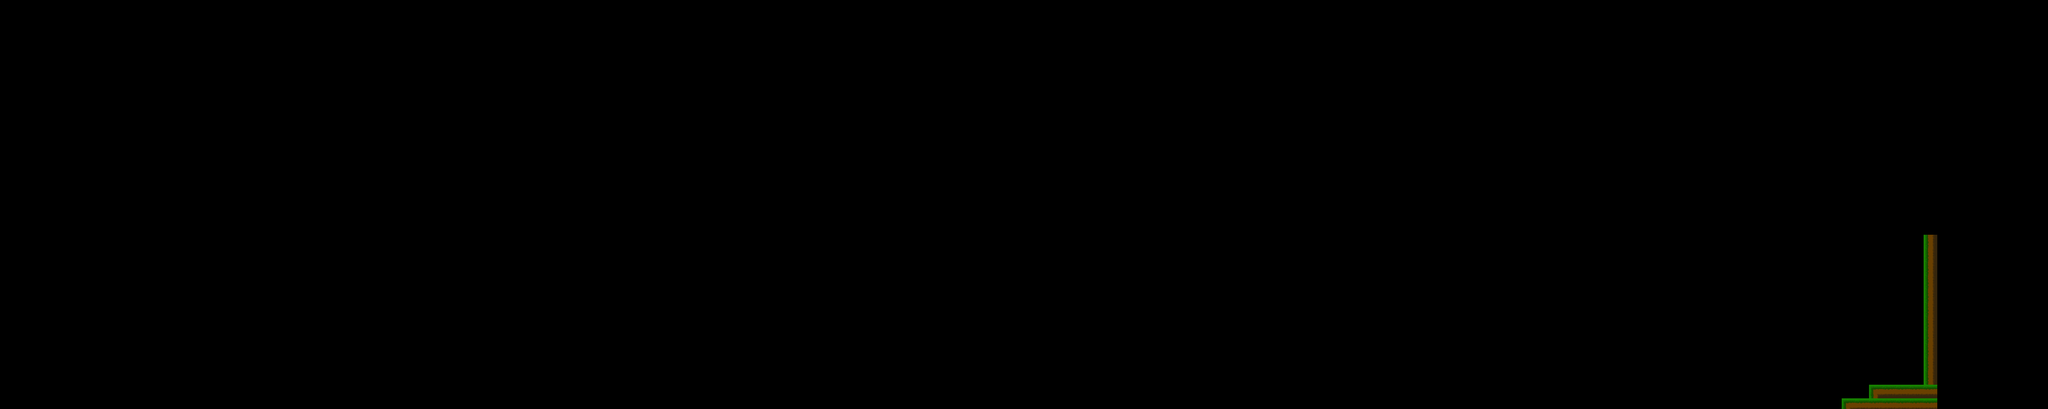

The image is a tile-based game level rendered from a .tmx file. Its description and source (layers, tilesets, objects; grid data summarised) follow:
An orthogonal 150x30 tile map with 64x64 px tiles, 1 tile layer (jungle).

<map version="1.2" tiledversion="1.3.4" orientation="orthogonal" renderorder="right-down" width="150" height="30" tilewidth="64" tileheight="64" infinite="0" nextlayerid="3" nextobjectid="1">
 <editorsettings>
  <export target="jungle1.csv" format="csv" />
 </editorsettings>
 <tileset firstgid="1" source="jungleTiles.tsx" />
 <layer id="1" name="jungle" width="150" height="30" offsetx="-519.885" offsety="1102.26">
  <data>[4500 cells, 1250 non-empty, 6 distinct tile ids]</data>
 </layer>
</map>
